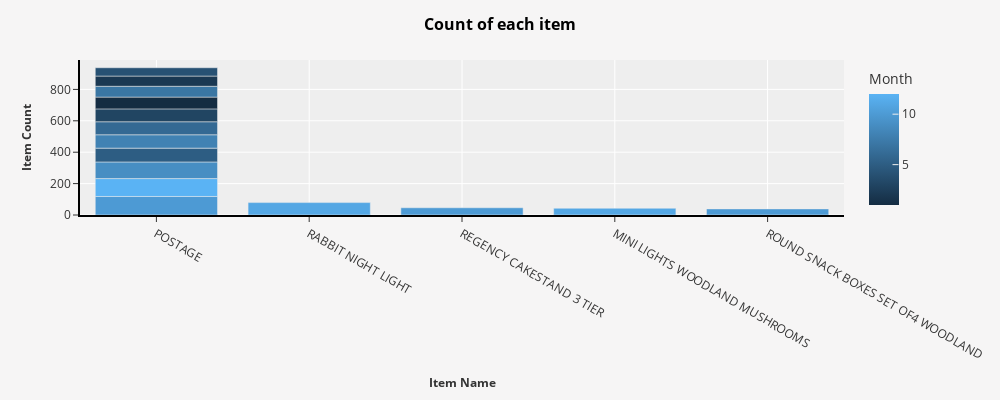

The code cell stored with this chart in its notebook:
### Markdown cell above
Let us exclude the "POSTAGE" and plot other items.

### Code cell
fig = px.bar(df_des_c[1:16], x = df_des_c[1:16].index, y = "Count", color = "Month")
fig.update_layout(
    plot_bgcolor = "#EEEEEE",
    paper_bgcolor = "#f6f5f5",
    autosize = False,
    width = 1000,
    height = 400,
    xaxis = dict(
        title_text = "<b> Item Name </b>",
        titlefont = dict(size = 12),
        categoryorder = 'total descending'
    ),
    yaxis = dict(
        title_text = "<b> Item Count </b>",
        titlefont = dict(size = 12)
    ),
    title_text = "<b> Count of each item </b>",
    title_font_size = 16,
    title_font_color = "black",
    title_pad_t = 5,
    title_pad_l = 20,
    )
 

fig.update_yaxes(showticklabels = True, showline = True, linewidth = 2, linecolor = "black")
fig.update_xaxes(showticklabels = True, showline = True, linewidth = 2, linecolor = "black")

fig.show()

### Figure 1 — Plotly figure (JSON) as saved in the notebook; plotly's stock layout.template omitted (floating-point values rounded to 4 significant figures)
{"data": [{"alignmentgroup": "True", "hovertemplate": "x=%{x}<br>Count=%{y}<br>Month=%{marker.color}<extra></extra>", "legendgroup": "", "marker": {"color": [10, 12, 9, 5, 8, 6, 3, 11, 1, 7, 2, 4, 10, 11, 10], "coloraxis": "coloraxis", "pattern": {"shape": ""}}, "name": "", "offsetgroup": "", "orientation": "v", "showlegend": false, "textposition": "auto", "type": "bar", "x": ["POSTAGE", "POSTAGE", "POSTAGE", "POSTAGE", "POSTAGE", "POSTAGE", "POSTAGE", "RABBIT NIGHT LIGHT", "POSTAGE", "POSTAGE", "POSTAGE", "POSTAGE", "REGENCY CAKESTAND 3 TIER", "MINI LIGHTS WOODLAND MUSHROOMS", "ROUND SNACK BOXES SET OF4 WOODLAND "], "xaxis": "x", "y": [118, 114, 106, 88, 85, 83, 82, 79, 75, 69, 65, 53, 46, 43, 39], "yaxis": "y"}], "layout": {"autosize": false, "barmode": "relative", "coloraxis": {"colorbar": {"title": {"text": "Month"}}, "colorscale": [[0, "rgb(20,44,66)"], [1, "rgb(90,179,244)"]]}, "height": 400, "legend": {"tracegroupgap": 0}, "margin": {"t": 60}, "paper_bgcolor": "#f6f5f5", "plot_bgcolor": "#EEEEEE", "title": {"font": {"color": "black", "size": 16}, "pad": {"l": 20, "t": 5}, "text": "<b> Count of each item </b>"}, "width": 1000, "xaxis": {"anchor": "y", "categoryorder": "total descending", "domain": [0, 1], "linecolor": "black", "linewidth": 2, "showline": true, "showticklabels": true, "title": {"font": {"size": 12}, "text": "<b> Item Name </b>"}}, "yaxis": {"anchor": "x", "domain": [0, 1], "linecolor": "black", "linewidth": 2, "showline": true, "showticklabels": true, "title": {"font": {"size": 12}, "text": "<b> Item Count </b>"}}}}
